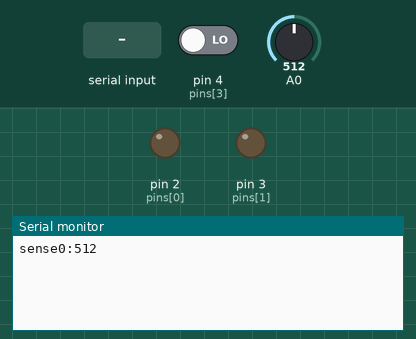
The sketch below on a simulated Arduino Uno, built with avr-gcc and run on an emulated ATmega328P. On the bench: output pins drawn as LEDs (lit = HIGH), the last lines printed to the serial monitor. The inputs (shaded band) are chosen by the test bench; at power-on: pin 4 (pins[3]) LOW, A0 = 512.

Above: at 1.2 s.
1.3 s: pin 4 (pins[3]) driven HIGH
At 2.3 s:
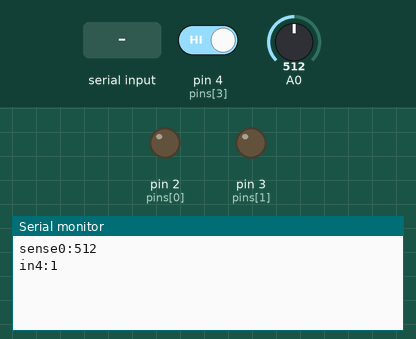
3.0 s: "digitalOut\n" received over Serial
At 3.6 s:
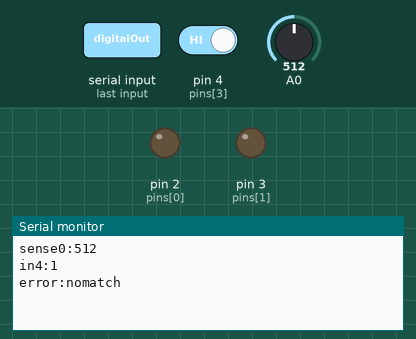

Measured:
- after the input at 1.3 s, the serial monitor: prints a new line after 0.21 s (image 1)
- after the input at 3.0 s, the serial monitor: prints a new line at once (image 2)

The sketch:

Arduino_Sketch_SocketServer_PythonSocketServer.ino
```cpp
/*

 arduinocontrol@simonthechipmunk.noreply.com
 Arduino example program to work with the Arduino-Control Gnome3-Extension and the python Socket Server via Serial

 format for incoming and outgoing data is: 'actor:value'
 actor = pin to control
 value = value to set the respective output to (e.g. 0-255 or 0/1)

*/


// table of controlled pins and their configuration (index of descriptor, actor and according pin number have to match)
const int controlledpins = 4;

String descriptors[controlledpins] = { "digitalOut", "analogOut", "analogIn", "digitalIn" };
String actors[controlledpins] = { "out2", "out3", "sense0", "in4" };
int    pins[controlledpins] = { 2, 3, 0, 4 };

int    currentvalues[controlledpins];
int    formervalues[controlledpins];


// constants and server variables
String errorString = "error:nomatch";   // line that is sent to the clients in case of an error
String inputString = "";                // a string to hold the incoming line of data
String inputActor;                      // a string to hold the actor name
int inputInt;                           // an int to hold actor values
String separator = ":";                 // data separator char

unsigned long currentsysTime = 0;       // current system time for heartbeat interval
unsigned long lastheartTimestamp;       // last run timestamp of heartbeat
unsigned long lastchangeTimestamp;      // last run timestamp of sendOnchange
int heartInterval = 5000;               // heartbeat Interval in ms


boolean readComplete = false;   // control bit


//*** setup ***


void setup() {

  // set pinMode for pins specified in pins[] according to their configuration in descriptor[]
  for (byte i=0; i<controlledpins; i++) {

    // set pinMode and fill currentvalues[] with data
    if (descriptors[i] == "digitalOut") {
      pinMode(pins[i], OUTPUT);
      currentvalues[i] = digitalRead(pins[i]);
    }

    else if(descriptors[i] == "digitalIn") {
      pinMode(pins[i],INPUT);
      currentvalues[i] = digitalRead(pins[i]);
    }

    else if(descriptors[i] == "analogIn") {
      currentvalues[i] = analogRead(pins[i]);
    }

    else if(descriptors[i] == "analogOut") {
      pinMode(pins[i],OUTPUT);
      currentvalues[i] = 0;
    }

  }

  // the Serial Connection
  Serial.begin(9600);

}


//*** main loop ***

void loop() {
  // set current timestamp
  currentsysTime = millis();


  // convert incoming data and split it into "actor" and "value"
  while (Serial.available() > 0 && readComplete == false) {
     // read the bytes incoming from the client:
     char inChar = (char)Serial.read();

     if(inChar == 10)
        // stop reading if NewLine is sent (ASCII 10, '\n' or ctrl-J)
     {
        int index = inputString.indexOf(separator);           // get index of separator char
        inputInt = (inputString.substring(index+1)).toInt();  // convert value after ":" to int
        inputActor = inputString.substring(0,index);          // store string before ":" into inputString

        readComplete = true; // set the command conversion to completed


     }
     else
     {
       inputString += inChar; // add the next inChar to the string (concat)
     }

  }


  if (readComplete == true) {

    // set the outputs according to incoming data
    boolean result = ControlOutput(inputActor, inputInt);


    // throw error in case ControlOutput returned 'false'
    if (!result) {
      Serial.println(errorString);
    }

    // set the device to wait for serial input again
    readComplete = false;
    // reset the inputString
    inputString = "";

  }


  // get sensor and input updates every main programm cycle
  for (byte i=0;i<controlledpins;i++) {

    if(descriptors[i] == "digitalIn") {
      currentvalues[i] = digitalRead(pins[i]);
    }

    else if(descriptors[i] == "analogIn") {
      currentvalues[i] = analogRead(pins[i]);
    }
  }


  // initialize heartbeat/sendOnchange and work around variable rollover ("50 days bug")
  if(((currentsysTime - lastheartTimestamp) > heartInterval) && (currentsysTime < 4294967000))
  {
    sendHeartbeat();
    lastheartTimestamp = currentsysTime;
  }

  else if(((currentsysTime - lastchangeTimestamp) > 300) && (currentsysTime < 4294967000))
  {
    sendOnchange();
    lastchangeTimestamp = currentsysTime;
  }

  else if(currentsysTime > 4294967000)
  {
    lastheartTimestamp = 0;
    lastchangeTimestamp = 0;
  }


}


//*** functions ***


// set Outputs according to received data, returns true on success; false on error
boolean ControlOutput(String actor, int value)
{

  // handle case of new client connection
  if(actor == "client") {
    //sync data to new client immediately
    sendHeartbeat();
    return true;
  }


  // get array index of pin to control
  int aryindex = -1;
  for (byte i=0; i<controlledpins; i++) {
     if (actor == actors[i]) {
       aryindex = i;
       break;
     }
  }

  if(aryindex == -1) {
    return false;
  }

  // save current value of selected pin
  currentvalues[aryindex] = value;

  // control outputs
  if (descriptors[aryindex] == "digitalOut") {
    digitalWrite(pins[aryindex],value);
    return true;
  }

  else if(descriptors[aryindex] == "analogOut") {
    analogWrite(pins[aryindex],value);
    return true;
  }

  else {
    // nothing to do
    return true;
  }


}


// send heartbeat (All Sensor/Actor states) to the clients
void sendHeartbeat()
{


  for (byte e=0;e<controlledpins;e++) {


     // create string to send
     String sendStr;
     sendStr += actors[e];
     sendStr += separator;
     sendStr += currentvalues[e];


     // send string to Serial
     Serial.println(sendStr);

  }


}


//send Onchange (Only Sensor/Actor states that have changed) to the clients
void sendOnchange()
{

  // check for changes
  for (byte i=0;i<controlledpins;i++) {
      if (currentvalues[i] != formervalues[i]) {

        // create string to send
        String sendStr;
        sendStr += actors[i];
        sendStr += separator;
        sendStr += currentvalues[i];


        formervalues[i] = currentvalues[i];

        // send string to Serial
        Serial.println(sendStr);

      }

  }


}
```
